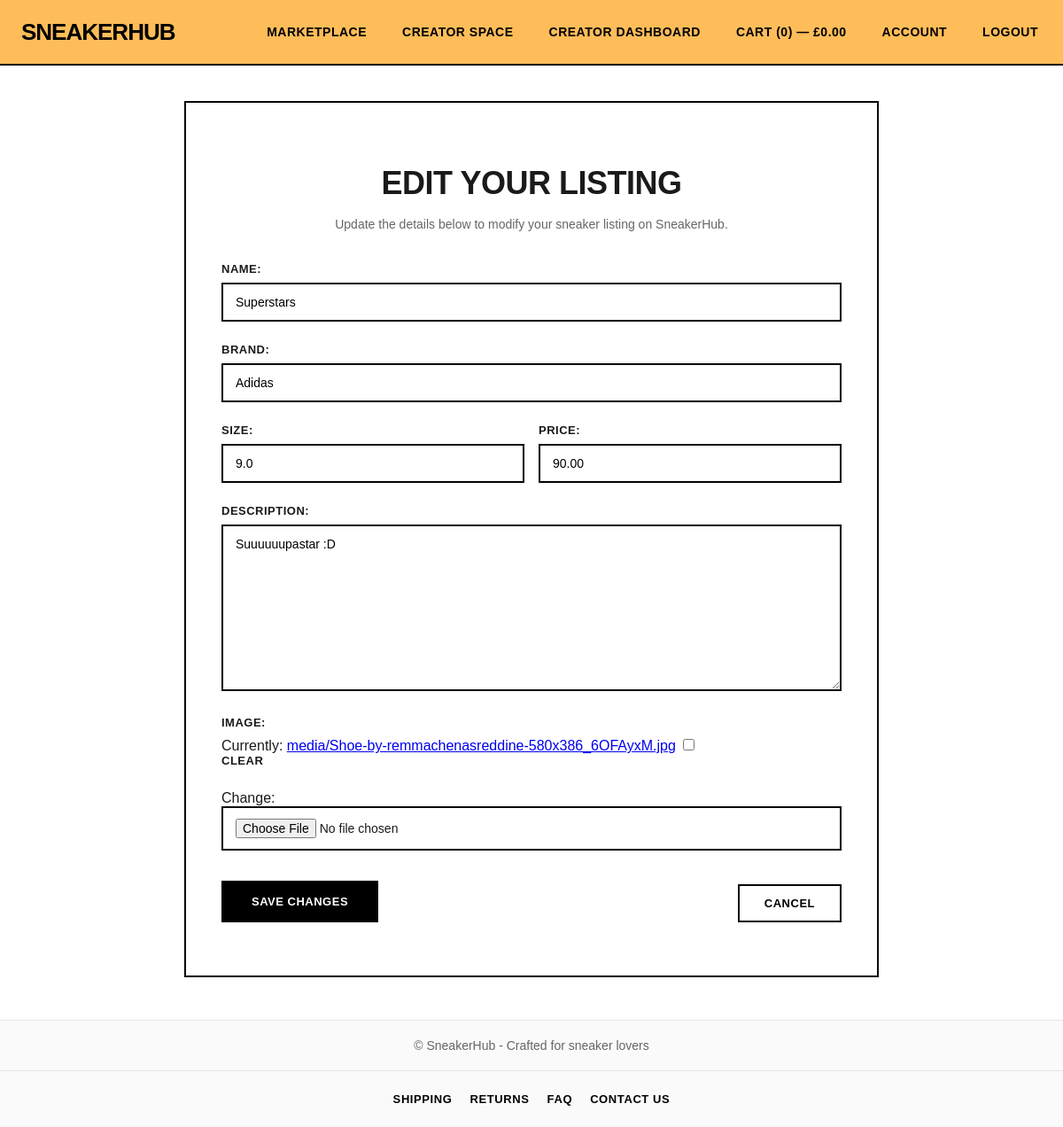
/listings/edit/55/ (signed in), run on the app's committed database.
### marketplace/models.py (models this page shows, shortened)
class Sneaker(models.Model):
    name = models.CharField(max_length=255)
    brand = models.CharField(max_length=255)
    size = models.DecimalField(max_digits=4, decimal_places=1)
    price = models.DecimalField(max_digits=10, decimal_places=2)
    description = models.TextField(blank=True, null=True)
    image = models.ImageField(upload_to='media/', blank=True, null=True)
    owner = models.ForeignKey(
        settings.AUTH_USER_MODEL,
        on_delete=models.CASCADE,
        related_name='sneakers'
    )
    created_at = models.DateTimeField(auto_now_add=True)
    updated_at = models.DateTimeField(auto_now=True)
    is_sold = models.BooleanField(default=False)

### listings/views.py (the view)
# urls.py: path('listings/edit/<int:sneaker_id>/', editListingView, name='edit_listing'),
@login_required
def editListingView(request, sneaker_id):
    sneaker = get_object_or_404(Sneaker, id=sneaker_id, owner=request.user)
    if request.method == 'POST':
        form = ListingCreationForm(request.POST, request.FILES, instance=sneaker)
        if form.is_valid():
            form.save()
            return redirect('sneaker_detail', sneaker_id=sneaker.id)
    else:
        form = ListingCreationForm(instance=sneaker)
    return render(request, 'edit_listing.html', {'form': form, 'sneaker': sneaker})

### listings/forms.py (shortened to what this page needs)
class ListingCreationForm(forms.ModelForm):
    class Meta:
        model = Sneaker
        fields = ['name', 'brand', 'size', 'price', 'description', 'image']

### cart/context_processors.py (called while the page is built, shortened)
def cart_totals(request):
    cart = request.session.get('cart', {})
    count = 0
    total = 0.0
    return {'cart': {'count': count, 'total': total}}

### creatorspace/context_processors.py (called while the page is built)
def isBrandOwner(request):
    user = request.user
    isBrand = False
    if user.is_authenticated:
        brandCheck = Brand.objects.filter(owner=user).exists()
        if brandCheck:
            isBrand = True
    return {
        'isBrand': isBrand
    }

### templates/edit_listing.html (shortened to what this page needs)
{% extends 'base.html' %}
{% load static %}
{% block content %}
<section class="create-listing-section" style="margin-top: 40px;">
    <div class="container">
        <div class="create-card">
            <h1>Edit Your Listing</h1>
            <p class="create-listing-subtitle">Update the details below to modify your sneaker listing on SneakerHub.</p>
            <form method="post" enctype="multipart/form-data" class="create-listing-form">
                <div class="form-group">
                    {{ form.name.label_tag }}
                    {{ form.name }}
                </div>
                <div class="form-group">
                    {{ form.brand.label_tag }}
                    {{ form.brand }}
                </div>
                <div class="form-row">
                    <div class="form-group form-half">
                        {{ form.size.label_tag }}
                        {{ form.size }}
                    </div>
                    <div class="form-group form-half">
                        {{ form.price.label_tag }}
                        {{ form.price }}
                    </div>
                </div>
                <div class="form-group">
                    {{ form.description.label_tag }}
                    {{ form.description }}
                </div>
                <div class="form-group">
                    {{ form.image.label_tag }}
                    {{ form.image }}
                </div>
                <div class="form-actions">
                    <button type="submit" class="btn-primary">Save Changes</button>
                    <a href="{% url 'marketplace' %}" class="btn-secondary create-btn">Cancel</a>
                </div>
            </form>
        </div>
    </div>
</section>
{% endblock %}

### static/css/styles.css (style rules this page uses)
body { margin: 0; font-family: Arial, sans-serif; background: white; color: #1a1a1a; }
.container { width: 100%; max-width: 1900px; margin: 0 auto; }
.btn-primary { display: inline-block; background: #000; color: #fff; padding: 14px 32px; border-radius: 0; text-decoration: none; font-weight: 900; border: 2px solid #000; cursor: pointer; text-transform: uppercase; letter-spacing: 0.5px; font-size: 13px; transition: all 0.3s ease; margin-bottom: 10px; }
.btn-secondary { display: inline-block; background: #fff; color: #000; padding: 12px 28px; border-radius: 0; text-decoration: none; font-weight: 900; border: 2px solid #000; cursor: pointer; margin-bottom: 20px; text-transform: uppercase; letter-spacing: 0.5px; font-size: 13px; transition: all 0.3s ease; }
.create-card, .create-brand-card { background: #fff; border: 2px solid #000; border-radius: 0; padding: 40px; max-width: 700px; margin: 0 auto; }
.create-card h1, .create-brand-header h1 { font-size: 36px; margin-bottom: 12px; text-align: center; font-weight: 900; text-transform: uppercase; letter-spacing: -0.5px; }
.create-listing-subtitle, .create-brand-subtitle, .create-brand-header p { color: #666; margin-bottom: 32px; text-align: center; font-size: 14px; line-height: 1.6; }
.create-listing-form .form-group, .create-brand-form .form-group { margin-bottom: 24px; }
.create-listing-form label, .create-brand-form label { display: block; margin-bottom: 8px; font-weight: 700; text-transform: uppercase; letter-spacing: 0.5px; font-size: 13px; }
.create-listing-form input[type="text"], .create-brand-form input[type="text"], .create-listing-form input[type="number"], .create-listing-form input[type="file"], .create-brand-form input[type="file"], .create-listing-form textarea, .create-brand-form textarea { width: 100%; padding: 12px 14px; border: 2px solid #000; border-radius: 0; font-size: 14px; box-sizing: border-box; font-family: inherit; transition: all 0.3s ease; }
.form-row { display: flex; gap: 16px; }
.form-half { flex: 1; }
.form-actions { margin-top: 32px; display: flex; justify-content: space-between; align-items: center; gap: 12px; }
.form-actions .btn-primary { order: 1; }
.form-actions .create-btn { order: 2; margin-top: 2%; }
.form-actions { margin-top: 20px; display: flex; gap: 12px; align-items: center; }

### data on the page
Sneaker: name "Superstars", brand "Adidas", size "9.0", price "90.00", description "Suuuuuupastar :D"

### other printed values
{{ cart.count|default:0 }} "0"
{{ cart.total|default:0|floatformat:2 }} "0.00"
